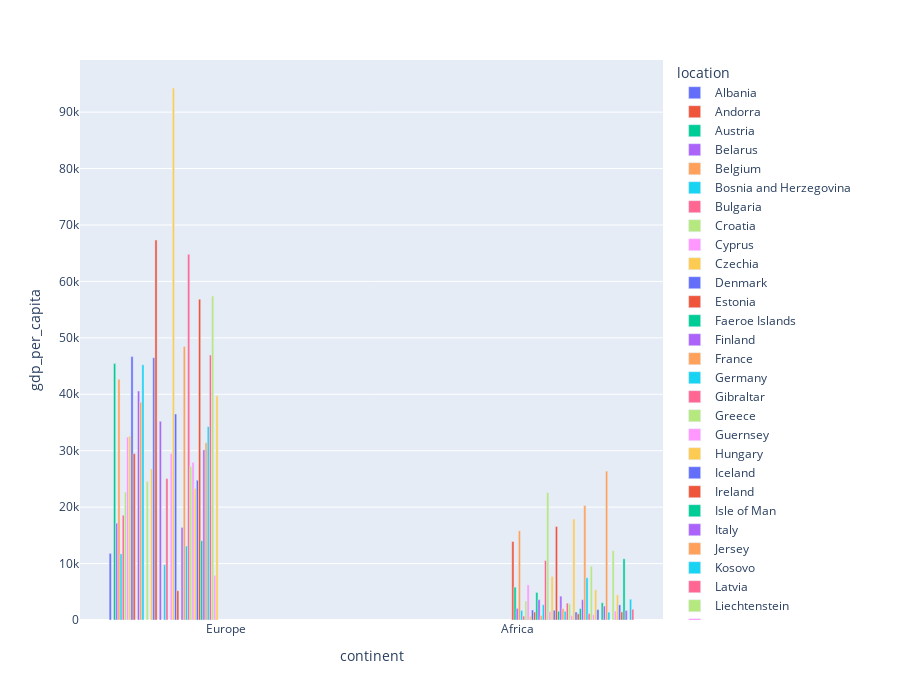

Source (notebook cell):
### Code cell
i_barplot('continent', 'gdp_per_capita', 'location', 'group', df_diab_af_eur)

# fig = px.bar(df_diab_af_eur, x="continent", y="gdp_per_capita",
#              color='location', barmode = 'group',
#              height=700)
# fig.show()
